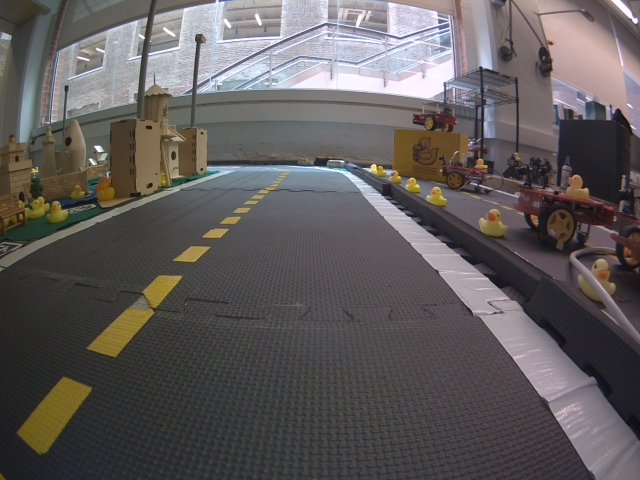
#> input picture assets/image0.jpg, 640 x 480 px
$ jupyter execute --allow-errors 39-ground-projection-sandbox.ipynb   (shell and % lines are left out)   (older library calls are emulated)
#> lines starting #> are read from the running program, lines starting #| are printed output that depends on the picture; after the words box and inside, x2 and y2 are one past the last pixel; in counts of white or black regions, pixels touching at a corner belong together
### src/dt_computer_vision/ground_projection/rendering.py
#!/usr/bin/env python3

from typing import Optional, Dict, List, Tuple, Union

import cv2
import numpy as np

from dt_computer_vision.ground_projection.types import GroundPoint

Color = Tuple[int, int, int]
Segment = Tuple[GroundPoint, GroundPoint]

GRID_SIZE: int = 4
# resolution of each cell in meters
RESOLUTION: float = 0.3
# how often (number of cells) do we draw a tick with the value
TICKS_EVERY: int = 2
# everything here is calibrated for a 1000x1000 image
SCALE: int = 1000
S_SEGMENT_THICKNESS: int = 10
S_PADDING: int = 80
S_GRID_THICKNESS: int = 3
S_FONT_SIZE: int = 3
S_FONT_THICKNESS: int = 3


def draw_grid_image(
        size: Tuple[int, int],
        # default values
        grid_size: Union[int, Tuple[int, int]] = GRID_SIZE,
        scale: int = SCALE,
        s_padding: int = S_PADDING,
        s_grid_thickness: int = S_GRID_THICKNESS,
        s_font_size: int = S_FONT_SIZE,
        s_font_thickness: int = S_FONT_THICKNESS,
        ticks_every: Union[int, Tuple[int, int]] = TICKS_EVERY,
        resolution: Union[float, Tuple[float, float]] = RESOLUTION,
        start_x: float = 0.0
):
    """
    Generates a grid image with distances from the robot's origin.

    Args:
        size (tuple): Size of the image to draw

        grid_size (int):                     Number of cells to draw
        scale (int):                         Scale of the image
        s_padding (int):                     Padding of the grid
        s_grid_thickness (dict):             Grid lines thickness
        s_font_size (np.ndarray):            Font size
        s_font_thickness (int):              Font thickness
        ticks_every (Union[int, Tuple[int, int]]):

    Returns:
        :obj:`numpy array`: an OpenCV image

    """
    # if grid_size is an integer, it means that the grid is square
    grid_size = grid_size if isinstance(grid_size, tuple) else (grid_size, grid_size)

    # if resolution is an integer, it means that the grid is linear
    resolution = resolution if isinstance(resolution, tuple) else (resolution, resolution)

    # if ticks_every is an integer, it means that we use the same value on both x and y
    ticks_every = ticks_every if isinstance(ticks_every, tuple) else (ticks_every, ticks_every)

    # unpack
    resolution_x, resolution_y = resolution
    ticks_every_x, ticks_every_y = ticks_every

    # image is square
    size_x, size_y = size

    s = max(size_x, size_y) / scale
    padding = int(s_padding * s)
    grid_thickness = max(1, int(s_grid_thickness * s))
    font_size = s_font_size * s
    font_thickness = max(1, int(s_font_thickness * s))

    grid_size_x, grid_size_y = grid_size

    half_grid_size_horizontal = int(grid_size_x / 2)
    cell_size_x = int((size_x - 3 * padding) / grid_size_x)
    cell_size_y = int((size_y - 3 * padding) / grid_size_y)
    origin_x, origin_y = 2 * padding + half_grid_size_horizontal * cell_size_x, size_y - 2 * padding

    # initialize gray image
    grid_image = np.ones((size_y, size_x, 3), np.uint8) * 128

    # draw vertical lines of the grid
    for col in range(grid_size_x + 1):
        col_x = col * cell_size_x
        cv2.line(
            grid_image,
            pt1=(2 * padding + col_x, padding),
            pt2=(2 * padding + col_x, origin_y),
            color=(255, 255, 0),
            thickness=grid_thickness
        )

    h_text_centering_offset = int(size_x / 20)
    v_text_centering_offset = int(size_y / 200)

    # write the horizontal coordinates
    for i in range(0, half_grid_size_horizontal+1, ticks_every_x):
        for v in {i, i * -1}:
            text = f"{v * int(resolution_x * 100)}cm"
            text = " " * max(0, 4 - len(text)) + text
            cv2.putText(
                grid_image,
                text,
                (origin_x + v * cell_size_x - h_text_centering_offset,
                 origin_y + h_text_centering_offset),
                cv2.FONT_HERSHEY_PLAIN,
                font_size,
                (255, 255, 255),
                font_thickness,
            )

    # draw horizontal lines of the grid
    for row in range(grid_size_y + 1):
        row_y = row * cell_size_y
        cv2.line(
            grid_image,
            pt1=(2 * padding, padding + row_y),
            pt2=(size_x - padding, padding + row_y),
            color=(255, 255, 0),
            thickness=grid_thickness
        )

    # write the vertical coordinates
    for i in range(0, grid_size_y + 1, ticks_every_y):
        cv2.putText(
            grid_image,
            f"{int(start_x * 100) + i * int(resolution_y * 100)}cm",
            (10, origin_y - i * cell_size_y + v_text_centering_offset),
            cv2.FONT_HERSHEY_PLAIN,
            font_size,
            (255, 255, 255),
            font_thickness
        )

    # draw central vertical line
    col_x = half_grid_size_horizontal * cell_size_x
    cv2.line(
        grid_image,
        pt1=(2 * padding + col_x, padding),
        pt2=(2 * padding + col_x, origin_y),
        color=(255, 0, 0),
        thickness=grid_thickness
    )

    # draw wheel's axis
    if start_x == 0.0:
        cv2.line(
            grid_image,
            pt1=(2 * padding, origin_y),
            pt2=(2 * padding + grid_size_x * cell_size_x, origin_y),
            color=(255, 0, 0),
            thickness=grid_thickness
        )

    return grid_image


def debug_image(
        segments: Dict[Color, List[Segment]],
        size: Tuple[int, int],
        background_image: Optional[np.ndarray] = None,
        # default values
        grid_size: Union[int, Tuple[int, int]] = GRID_SIZE,
        scale: int = SCALE,
        s_segment_thickness: int = S_SEGMENT_THICKNESS,
        s_padding: int = S_PADDING,
        resolution: Union[float, Tuple[float, float]] = RESOLUTION,
        start_x: float = 0.0
):
    """
    Generates a debug image with all the projected segments plotted with respect to the
    robot's origin.

    Args:
        segments (:obj:`dict`): Line segments in the ground plane relative to robot's origin
        size (:obj:`tuple`): Size in pixels of the image to draw
        background_image (:obj:`np.ndarray`): Optional background image
        grid_size (:obj:`int`): Number of cells to draw
        scale (:obj:`int`): Scale of the image
        s_segment_thickness (:obj:`int`): Thickness of the segments drawn
        s_padding (:obj:`int`): Padding of the grid
        resolution (:obj:`float`): resolution of each cell in meters
        start_x (:obj:`float`): starting x coordinate of the view in the robot reference frame

    Returns:
        :obj:`numpy array`: an OpenCV image

    """
    background_image = background_image if background_image is not None else draw_grid_image(
        size,
        grid_size=grid_size,
        scale=scale,
        s_padding=s_padding,
        resolution=resolution,
        start_x=start_x,
    )

    # if grid_size is an integer, it means that the grid is square
    grid_size = grid_size if isinstance(grid_size, tuple) else (grid_size, grid_size)

    # if resolution is an integer, it means that the grid is linear
    resolution = resolution if isinstance(resolution, tuple) else (resolution, resolution)

    # unpack
    resolution_x, resolution_y = resolution

    grid_size_x, grid_size_v = grid_size
    size_u, size_v = size

    s = max(size_u, size_v) / scale
    segment_thickness = max(1, int(s_segment_thickness * s))
    padding = int(s_padding * s)

    half_grid_size_horizontal = int(grid_size_x / 2)
    cell_size_x = int((size_u - 3 * padding) / grid_size_x)
    cell_size_y = int((size_v - 3 * padding) / grid_size_v)
    origin_u, origin_v = 2 * padding + half_grid_size_horizontal * cell_size_x, size_v - 2 * padding

    image = background_image.copy()
    # plot every segment if both ends are in the scope of the image (within 50cm from the origin)
    for color, lines in segments.items():
        for start, end in lines:
            # only draw segments that are within the grid
            if np.any(np.array([start.x, end.x]) > (start_x + grid_size_v * resolution_x)) or \
                np.any(np.array([start.x, end.x]) < start_x ):
                continue
            if np.any(np.abs([start.y, end.y]) > (half_grid_size_horizontal * resolution_y)):
                continue
            # draw segment
            cv2.line(
                image,
                pt1=robot_to_image_frame(
                    p=start,
                    resolution=resolution,
                    origin_uv=(origin_u, origin_v),
                    cell_size_uv=(cell_size_x, cell_size_y),
                    start_x=start_x
                ),
                pt2=robot_to_image_frame(
                    p=end,
                    resolution=resolution,
                    origin_uv=(origin_u, origin_v),
                    cell_size_uv=(cell_size_x, cell_size_y),
                    start_x=start_x),
                color=color,
                thickness=segment_thickness,
            )
    # ---
    return image

def robot_to_image_frame(
    p: GroundPoint,
    resolution: Tuple[float, float],
    origin_uv: Tuple[int, int],
    cell_size_uv: Tuple[int, int],
    start_x: float = 0,
    # padding
) -> Tuple[int, int]:
    """
    Converts a point in the robot frame to pixel coordinates in the image frame.

    Args:
        p (:obj:`GroundPoint`): Point in the robot frame
        resolution (:obj:`float`): resolution of each cell in meters
        origin_uv (:obj:`tuple`): Origin of the grid in pixel coordinates
        cell_size_uv (:obj:`tuple`): Cell size in pixels
        start_x (:obj:`float`): starting x coordinate of the view in the robot reference frame

    Returns:
        :obj:`tuple`: Pixel coordinates in the image frame

    """

    return (
        origin_uv[0] - int((p.y / resolution[0]) * cell_size_uv[0]),
        origin_uv[1] - int(((p.x - start_x)/ resolution[1]) * cell_size_uv[1])
    )

### src/dt_computer_vision/camera/types.py
import dataclasses
from typing import Optional, Tuple

import cv2
import numpy as np
import yaml

from dt_computer_vision.camera.homography import Homography

from .utils import invert_map, ensure_ndarray
import yaml

PLUMB_BOB = "plumb_bob"
EQUIDISTANT = "equidistant"
DISTORTION_COEFFICIENTS = {PLUMB_BOB: 5, EQUIDISTANT: 4}

BGRImage = np.ndarray
RGBImage = np.ndarray
HSVImage = np.ndarray
GRAYImage = np.ndarray


@dataclasses.dataclass
class Point:
    """
    A generic 2D point.
    """
    x: float
    y: float

    def as_array(self) -> np.ndarray:
        return np.array([self.x, self.y])

    def __repr__(self):
        return f"P({round(self.x, 4)}, {round(self.y, 4)})"

    def __add__(self, other: 'Point') -> 'Point':
        return Point(self.x + other.x, self.y + other.y)

    def __sub__(self, other: 'Point') -> 'Point':
        return Point(self.x - other.x, self.y - other.y)

    def __truediv__(self, scalar: float) -> 'Point':
        return Point(self.x / scalar, self.y / scalar)

    def __mul__(self, scalar: float) -> 'Pixel':
        return Pixel(self.x * scalar, self.y * scalar)


class Pixel(Point):

    def as_integers(self) -> np.ndarray:
        return np.array([int(self.x), int(self.y)], dtype=int)

    def __repr__(self):
        return f"P({round(self.x, 4)}, {round(self.y, 4)})"

    def __truediv__(self, scalar: float) -> 'Pixel':
        return Pixel(self.x / scalar, self.y / scalar)

    def __sub__(self, other: 'Pixel') -> 'Pixel':
        return Pixel(self.x - other.x, self.y - other.y)

    def __mul__(self, scalar: float) -> 'Pixel':
        return Pixel(self.x * scalar, self.y * scalar)

class NormalizedImagePoint(Point):
    """
    Image point normalized using the camera intrinsics.
    The normalized coordinates are defined as follows:
        u=(x-cx)/fx, v=(y-cy)/fy
    """
    pass


@dataclasses.dataclass
class ResolutionIndependentImagePoint(Point):

    # [4 lines left out: function __post_init__, not called in this run]


class Size(Point):

    def __repr__(self):
        return f"S({round(self.x, 4)}, {round(self.y, 4)})"


@dataclasses.dataclass
class RegionOfInterest:
    """
    A generic 2D region.
    """
    origin: Point
    size: Size


class Rectifier:
    """
    Handles the Rectification operations.

    """

    # [71 lines left out: functions __init__, _init_rectify_maps, rectify_pixel, rectify, distort, not called in this run]


@dataclasses.dataclass
class CameraModel:
    """
    Class describing a camera model.

    The following conventions for coordinates are used (W: image width, H: image height):

    - resolution-dependent: [0, W] x [0, H]      (or "image coordinates")
    - resolution-independent: [0, 1] x [0, 1]
    - normalized coordinates: [-inf, +inf] x [-inf, +inf]
    """
    width: int
    height: int
    K: np.ndarray
    D: np.ndarray
    P: np.ndarray
    R: Optional[np.ndarray] = dataclasses.field(default_factory=lambda: np.eye(3))
    H: Optional[np.ndarray] = None
    distortion_model: str = PLUMB_BOB

    rectifier: Rectifier = dataclasses.field(init=False)

    def __post_init__(self):
        assert self.distortion_model in DISTORTION_COEFFICIENTS, \
            f"Unknown distortion model '{self.distortion_model}'."
        self.K = ensure_ndarray(self.K, shape=(3, 3))
        self.D = ensure_ndarray(self.D, shape=(DISTORTION_COEFFICIENTS[self.distortion_model],))
        self.P = ensure_ndarray(self.P, shape=(3, 4))
        self.R = ensure_ndarray(self.R, shape=(3, 3)) if self.R is not None else np.eye(3)
        self.H = None if self.H is None else ensure_ndarray(self.H)
        self._H_inv = None if self.H is None else np.linalg.inv(self.H)
        self.rectifier = Rectifier(self)

    @property
    def is_fisheye(self) -> bool:
        return self.distortion_model == EQUIDISTANT

    # [6 lines left out: function _rectified_K, not called in this run]

    @property
    def fx(self) -> float:
        return self.K[0, 0]

    @property
    def fy(self) -> float:
        return self.K[1, 1]

    @property
    def cx(self) -> float:
        return self.K[0, 2]

    @property
    def cy(self) -> float:
        return self.K[1, 2]

    @property
    def principal_point(self) -> Pixel:
        return Pixel(self.cx, self.cy)

    def get_shape(self) -> Tuple[int, int]:
        """returns (height, width) of image"""
        return self.height, self.width

    # [76 lines left out: functions vector2pixel, pixel2vector, cropped, scaled, not called in this run]

    def downsample(self, binning: int) -> 'CameraModel':
        return self.scaled(1.0 / binning)

    # [164 lines left out: functions pixel2independent, independent2pixel, homography_vector2independent, homography_pixel2vector, homography_vector2pixel, homography_independent2vector and 4 more, not called in this run]

### notebooks/39-ground-projection-sandbox.ipynb
# Ground Projection

[cell 1]

import os
import cv2
import numpy as np

import matplotlib.pyplot as plt

import matplotlib as mpl

mpl.rc("figure", dpi=200)

from dt_computer_vision.camera import CameraModel

from dt_computer_vision.camera.calibration.extrinsics.boards import CalibrationBoard8by6
from dt_computer_vision.ground_projection.rendering import debug_image
from dt_computer_vision_tests.line_detection_tests.test_detection import detect_color
from dt_computer_vision.ground_projection import GroundProjector

from dt_computer_vision.ground_projection.types import GroundPoint
from dt_computer_vision.camera import Pixel, NormalizedImagePoint

[cell 2]
this_dir: str = os.path.abspath('')
assets_dir: str = os.path.join(this_dir, "..", "assets")
image_fpath: str = os.path.join(assets_dir, f"image0.jpg")
image_orig: np.ndarray = cv2.imread(image_fpath)
#> image_orig is the input picture: shape (480, 640, 3); mean B, G, R 91.5, 91.5, 96.3
assert image_orig.shape == (480, 640, 3)

camera_properties = {
    "width": 640,
    "height": 480,
    "K": [[295.79606866959824, 0.0, 321.2621599038631],
          [0.0, 299.5389048862878, 241.73616515312332],
          [0.0, 0.0, 1.0]],
    "D": [-0.23543978771661125,
          0.03637781479419574,
          -0.0033069818601306755,
          -0.0012140708179525926,
          0.0],
    "P": [[201.14027404785156, 0.0, 319.5586620845679, 0.0],
          [0.0, 239.74398803710938, 237.60151004037834, 0.0],
          [0.0, 0.0, 1.0, 0.0]]
}


# create camera
#> (the rest of this cell did not finish here and is left out)

## Ground Projection and Resolution Independent Homographies

[cell 3]
from dt_computer_vision.camera.homography import ResolutionDependentHomography, ResolutionIndependentHomography

# define cropping
crop_y_amount = 0
crop_y = int(image_orig.shape[0] * crop_y_amount)

# crop image
image_cropped = image_orig[crop_y:, :, :]

# create new camera (shortcut compared to cells above)
#> (the rest of this cell did not finish here and is left out)

[cell 4]
from copy import deepcopy

image = deepcopy(image_orig)

white = (255, 255, 255)

# single segment
p0 = Pixel(100, 400)
p1 = Pixel(500, 300)

# draw segments
image_with_segment = cv2.line(image, (p0.x, p0.y), (p1.x, p1.y), color=white, thickness=5)
image_with_segment = cv2.cvtColor(image_with_segment, cv2.COLOR_BGR2RGB)

# old (~2015, pontiac) camera matrix K and resolution-independent homography H
K = np.array([
    [307.73,      0, 329.69],
    [0,      314.98, 244.46],
    [0,           0,      1]
])
H = np.array([
            [ 0.45484525,  0.33783685,  0.11218921],
            [-0.02801287,  1.02463437, -0.07835274],
            [-0.19216963,  3.63163831,  1.        ]
])

fig, axis = plt.subplots(nrows=2, ncols=2)
fig.tight_layout()

def test_H(ax, title, x0, y0, x1, y1):
    g0 = np.dot(H, [x0, y0, 1])
    g1 = np.dot(H, [x1, y1, 1])
    g0 = g0[:2] / g0[2]
    g1 = g1[:2] / g1[2]

    ground0 = GroundPoint(g0[0], g0[1])
    ground1 = GroundPoint(g1[0], g1[1])

    image_with_projected_segment = debug_image({white: [(ground0, ground1)]}, (1200, 900))
    image_with_projected_segment = cv2.cvtColor(image_with_projected_segment, cv2.COLOR_BGR2RGB)
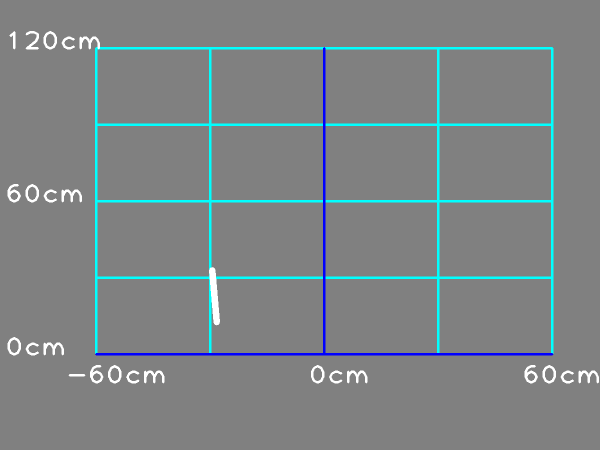
#> image_with_projected_segment: shape (900, 1200, 3) (shown at 1/2 size); mean R, G, B 124.8, 131.9, 133.7
    ax.imshow(image_with_projected_segment)
    ax.set_title(title)
    ax.set_axis_off()


axis[0][0].imshow(image_with_segment)

# using raw pixels
test_H(axis[0][1], "raw pixels", p0.x, p0.y, p1.x, p1.y)

# using resolution-independent points
test_H(axis[1][0], "resolution-independent", p0.x / 640, p0.y / 480, p1.x / 640, p1.y / 480)

# using resolution-dependent points
cx, cy, fx, fy = K[0][2], K[1][2], K[0][0], K[1][1]
test_H(axis[1][1], "resolution-dependent", (p0.x - cx) / fx, (p0.y - cy) / fy, (p1.x - cx) / fx, (p1.y - cy) / fy)

plt.show()
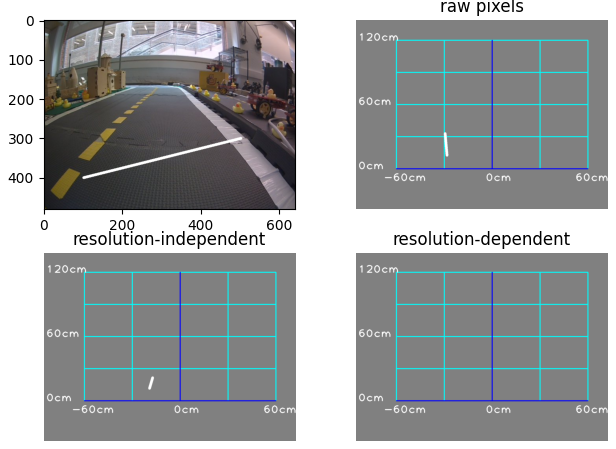
#> figure drawn by matplotlib, 4 panels

[cell 5]
from copy import deepcopy

image = deepcopy(image_orig)
white = (255, 255, 255)

# old (~2015, pontiac) camera matrix K and resolution-independent homography H
K = np.array([
    [295.79606866959824, 0.0, 321.2621599038631],
    [0.0, 299.5389048862878, 241.73616515312332],
    [0.0, 0.0, 1.0]
])
H = np.array(
    [
        [0.45484525, 0.33783685, 0.11218921],
        [-0.02801287, 1.02463437, -0.07835274],
        [-0.19216963, 3.63163831, 1.0],
    ]
)
D = np.array([
    -0.23543978771661125,
    0.03637781479419574,
    -0.0033069818601306755,
    -0.0012140708179525926,
    0.0
])


# corners
a, b, c, d = Pixel(40, 450), Pixel(580, 450), Pixel(420, 250), Pixel(210, 250)

# segments
segments = [
    (a, b), (b, c), (c, d), (d, a)
]

# draw segments
for p0, p1 in segments:
    image_with_segments = cv2.line(image, (p0.x, p0.y), (p1.x, p1.y), color=white, thickness=5)
#> this loop made 4 passes
#> pass 2, `image_with_segments = cv2.line(image, (p0.x, p0.y), (p1.x, p1.y), colo..`:
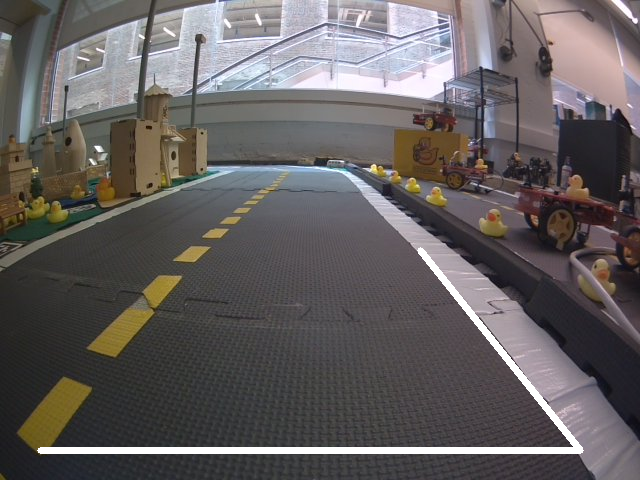
#> image_with_segments: shape (480, 640, 3); mean B, G, R 94.8, 94.9, 99.6
#> pass 3, `image_with_segments = cv2.line(image, (p0.x, p0.y), (p1.x, p1.y), colo..`:
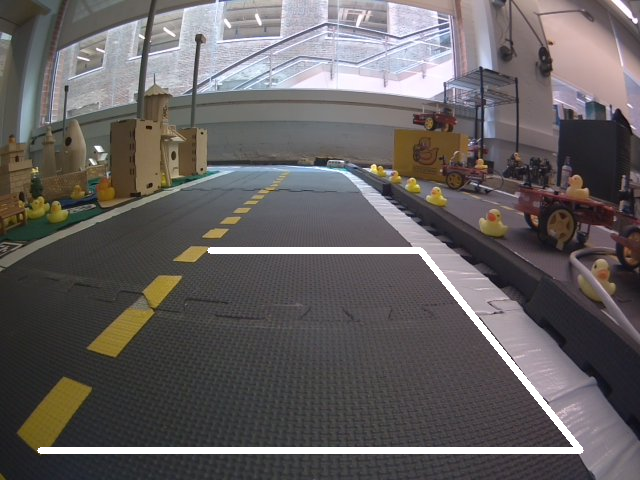
#> image_with_segments: shape (480, 640, 3); 0.48% of pixels changed, all inside (x1, y1, x2, y2) = (207, 247, 420, 254)
#> after the loop:
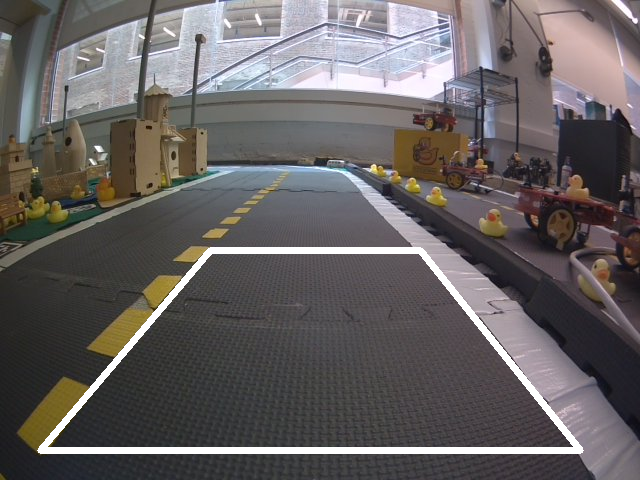
#> image: shape (480, 640, 3); 2.87% of pixels changed, all inside (x1, y1, x2, y2) = (37, 247, 584, 454)
image_with_segments = cv2.cvtColor(image_with_segments, cv2.COLOR_BGR2RGB)


fig, (ax0, ax1) = plt.subplots(nrows=1, ncols=2)
fig.tight_layout()

ax0.imshow(image_with_segments)

projected_segments = []

for p0, p1 in segments:
    g0 = np.dot(H, [p0.x, p0.y, 1])
    g1 = np.dot(H, [p1.x, p1.y, 1])
    g0 = g0[:2] / g0[2]
    g1 = g1[:2] / g1[2]

    ground0 = GroundPoint(g0[0], g0[1])
    ground1 = GroundPoint(g1[0], g1[1])

    projected_segments.append((ground0, ground1))

image_with_projected_segments = debug_image({white: projected_segments}, (1200, 900))
image_with_projected_segments = cv2.cvtColor(image_with_projected_segments, cv2.COLOR_BGR2RGB)
ax1.imshow(image_with_projected_segments)
ax1.set_title("distorted")
ax1.set_axis_off()

plt.show()
